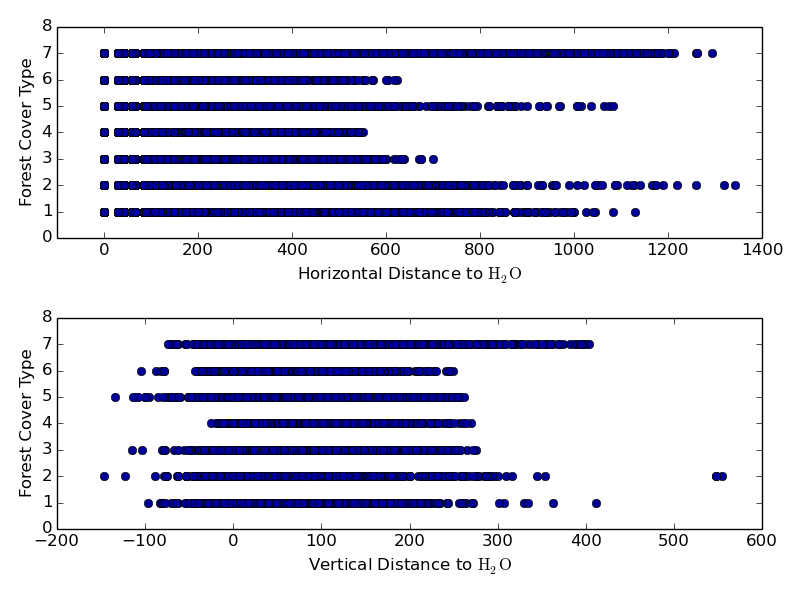

This chart was generated by the following Python code:
#!/usr/bin/python
#
# Plots vertical and horizontal distance to water against forest cover type.

import numpy as np
import matplotlib.pyplot as plt

BLUE = '#000099'

# Read the training data into a numpy array.
data = np.loadtxt('train.csv', delimiter=',', skiprows=1)

# Extract elevation and classes.
horiz = data[:,4]
vert = data[:,5]
classes = data[:,55]

# Plot.
plt.subplot(211)
plt.plot(horiz, classes, color=BLUE, linestyle='None', marker='o')
plt.axis([-100, 1400, 0, 8])
plt.xlabel(r'Horizontal Distance to $\mathrm{H_2O}$')
plt.ylabel('Forest Cover Type')

plt.subplot(212)
plt.plot(vert, classes, color=BLUE, linestyle='None', marker='o')
plt.axis([-200, 600, 0, 8])
plt.xlabel(r'Vertical Distance to $\mathrm{H_2O}$')
plt.ylabel('Forest Cover Type')

# Output.
plt.tight_layout()
# plt.savefig('water.png')
plt.show()
